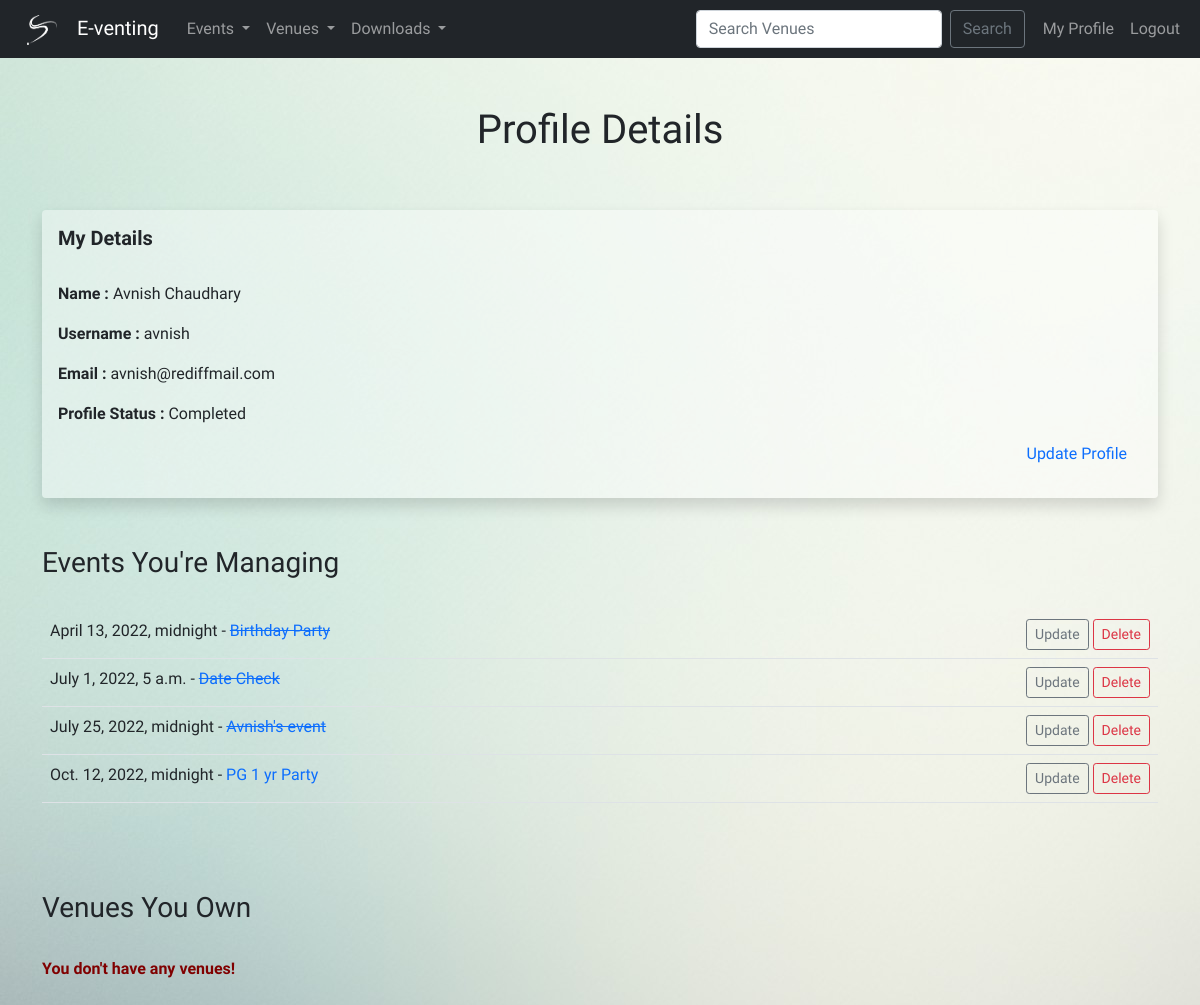
Page /my_profile (signed in) on the earlier database version.
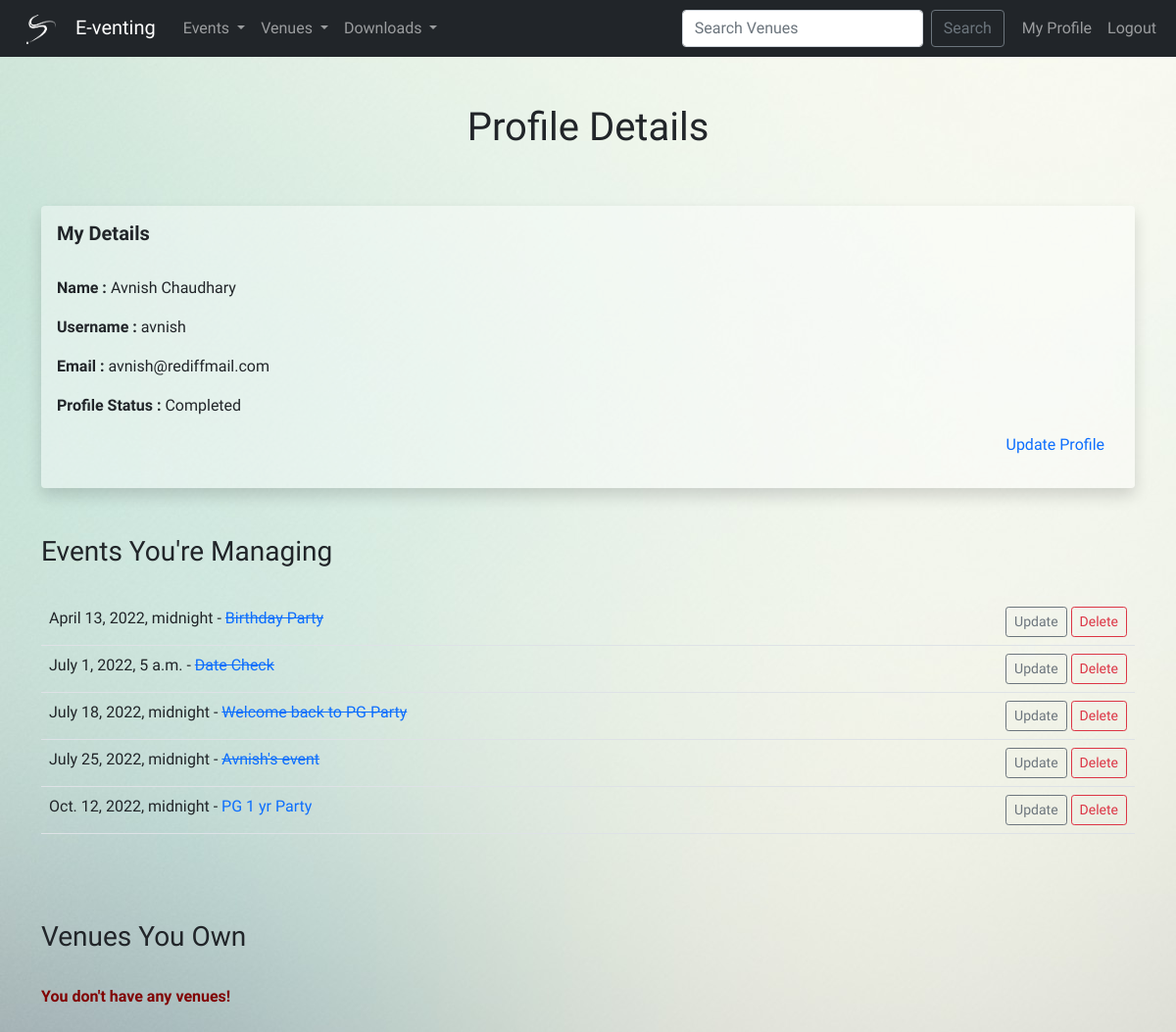
Same page on the later database version.
### events/models.py (models this page shows)
class Event(models.Model):
    name = models.CharField('Event Name', max_length=120)
    event_date = models.DateTimeField('Event Date')
    venue = models.ForeignKey(Venue, blank=True, null=True, on_delete=models.CASCADE)
    manager = models.ForeignKey(User, blank=True, null=True, on_delete=models.SET_NULL,related_name='manager')
    description = models.TextField(blank=True)
    attendees = models.ManyToManyField(Attendee, blank=True)
    approved = models.BooleanField(default=False)
    def __str__(self):
        return self.name
    @property
    def Days_till(self):
        today = date.today()
        days_till = self.event_date.date() - today
        days_till_stripped = str(days_till).split(',', 1)[0]
        return days_till_stripped
    @property
    def Is_past(self):
        today = date.today()
        if self.event_date.date() > today:
            occurred = 'Future'
        else:
            occurred = 'Past'
        return occurred

### events/views.py (the view)
# urls.py: path('my_profile', views.my_profile, name='my-profile'),
def my_profile(request):
    if request.user.is_authenticated and not request.user.is_superuser:
        events=Event.objects.filter(manager=request.user.id).order_by('event_date')
        venues=Venue.objects.filter(owner=request.user.id)
        return render(request,'events/my_profile.html',{'events':events,'venues':venues})
    else:
        messages.success(request, ("You aren't authorized to view this page"))
        return redirect('home')

### events/templates/events/my_profile.html (shortened to what this page needs)
{% extends 'events/base.html' %}
{% block content %}
    <center>
    <br>
    <h1>Profile Details</h1><br><br>
    </center>
    <div class="card shadow" style="background-color: rgba(255,255,255,.40); border:none;">
        <div class="card-body">
            <h5 class="card-title">
                <strong>My Details</strong><br><br>
            </h5>
            <p class="card-text"><strong>Name : </strong>{{user.first_name}} {{user.last_name}}</p>
            <p class="card-text"><strong>Username : </strong>{{user}}</p>
            <p class="card-text"><strong>Email : </strong>{{user.email}}</p>
            <p class="card-text"><strong>Profile Status :</strong>
                {% if user.has_usable_password and user.email%}
                    Completed <br>
                    <div align='right' style='margin-right:15px;'>
                        <a href="{% url 'update-profile' %}" style="text-decoration:none;"> Update Profile</a>
                    </div>
                {% else %}
                    Incomplete, <a href="{% url 'update-profile' %}"> Complete Here</a>
                {% endif %}
            </p>
        </div>
    </div>
    <br><br>
    <h3>Events You're Managing</h3><br>
    {% if events %}
            <table class="table table-hover">
                {% for event in events %}
                {% if event.approved %}
                    <tr>
                        <td>
                            {{event.event_date}} -
                            <a href="{% url 'show-event' event.id%}" style="text-decoration: none;">
                                {% if event.Is_past == 'Past' %}
                                    <del>{{event}}</del>
                                {% else %}
                                    {{event}}
                                {%endif%}
                            </a>
                        </td>
                        <td align='right'>
                            <a href="{% url 'update-event' event.id%}" class="btn btn-outline-secondary btn-sm">Update</a>
                            <a href="{% url 'delete-event' event.id%}" class="btn btn-outline-danger btn-sm">Delete</a>
                        </td>
                    </tr>
                    {% endif %}
                {% endfor %}
            </table>
    {% else %}
        <strong style="color:#800000;">You are not managing any event!</strong>
    {% endif %}
    <br><br><br>
    <h3>Venues You Own</h3><br>
    {% if venues %}
        <table class="table table-hover">
            {% for venue in venues %}
                <tr>
                    <td>
                        <a href="{% url 'show-venue' venue.id%}" style="text-decoration: none;">{{venue}}</a>
                    </td>
                    {%if user.is_authenticated and user.id == venue.owner %}
                    <td align='right'>
                        <a href="{% url 'update-venue' venue.id%}" class="btn btn-outline-secondary btn-sm">Update</a>
                        <a href="{% url 'delete-venue' venue.id%}" class="btn btn-outline-danger btn-sm">Delete</a>
                    </td>
                    {% else %}
                        <td align='right'/>
                    {%endif%}
                </tr>
            {% endfor %}
        </table>
    {% else %}
        <strong style="color:#800000;">You don't have any venues!</strong>
    {% endif %}
    <br><br><br><br><br><br>
{% endblock %}

Differences in the rows shown:
added Event: event_date "July 18, 2022, midnight", name "Welcome back to PG Party"
